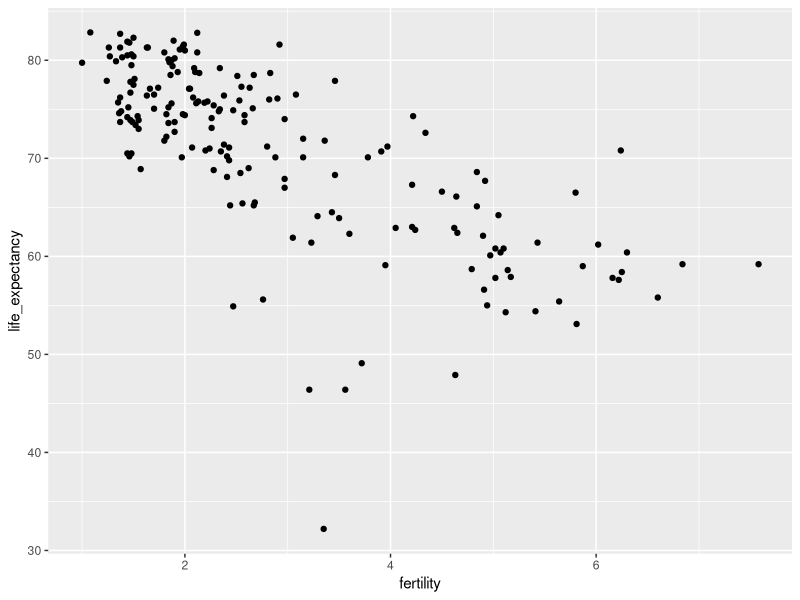
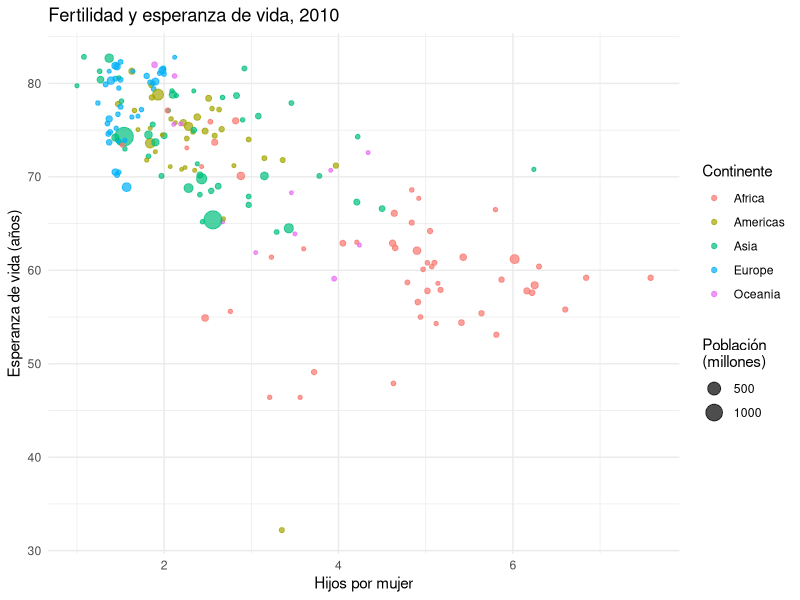
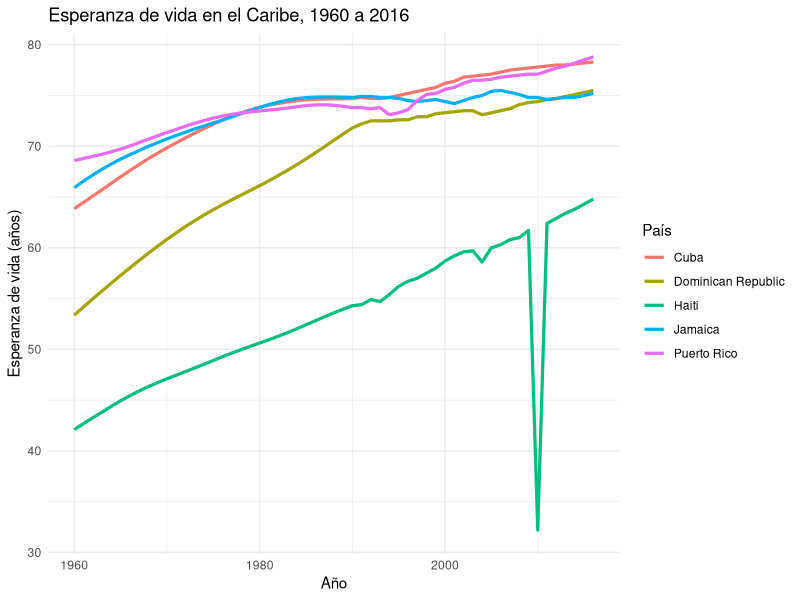

The R source for these figures, in order:
## ---- chunk 1
#| label: preparación
#| include: false
set.seed(42)
library(tidyverse)
library(dslabs)
data(gapminder)
## ---- chunk 2
#| label: calculadora
1 + 2
13 / 2
2 ^ 6
sqrt(81)
## ---- chunk 3
#| label: comentarios
# Esto es un comentario: sirve para explicar el código
10 * 3   # también puede ir al final de una línea
## ---- chunk 4
#| label: objetos
x <- 4
x + 2

isla <- "Puerto Rico"   # texto, entre comillas
isla

bilingüe <- TRUE        # valor lógico
bilingüe
## ---- chunk 5
#| label: vectores
edades <- c(23, 31, 27, 45, 38, 22, 29)

mean(edades)    # media
sd(edades)      # desviación estándar
range(edades)   # mínimo y máximo
length(edades)  # cuántos valores hay
## ---- chunk 6
#| label: cargar
library(tidyverse)  # colección de paquetes para ciencia de datos
library(dslabs)     # datos del libro de Irizarry
data(gapminder)
## ---- chunk 7
#| label: vistazo
glimpse(gapminder)
## ---- chunk 8
#| label: filtrar
gapminder |>
  filter(country %in% c("Puerto Rico", "Cuba", "Dominican Republic", "Jamaica"),
         year %in% c(1970, 1990, 2010)) |>
  select(country, year, life_expectancy, fertility) |>
  arrange(year, country)
## ---- chunk 9
#| label: resumir
gapminder |>
  filter(year == 2010) |>
  mutate(pib_per_cápita = gdp / population) |>
  group_by(continent) |>
  summarise(esperanza_media = mean(life_expectancy, na.rm = TRUE),
            pib_mediano = median(pib_per_cápita, na.rm = TRUE),
            países = n())
## ---- chunk 10
#| label: ggplot-básico
#| fig-width: 8
#| fig-height: 4.5
gapminder |>
  filter(year == 2010) |>
  ggplot(aes(x = fertility, y = life_expectancy)) +
  geom_point()
## ---- chunk 11
#| label: ggplot-capas
#| fig-width: 9
#| fig-height: 5
gapminder |>
  filter(year == 2010) |>
  ggplot(aes(x = fertility, y = life_expectancy,
             colour = continent, size = population / 10^6)) +
  geom_point(alpha = 0.7) +
  labs(title = "Fertilidad y esperanza de vida, 2010",
       x = "Hijos por mujer", y = "Esperanza de vida (años)",
       colour = "Continente", size = "Población\n(millones)") +
  theme_minimal()
## ---- chunk 12
#| label: caribe
#| fig-width: 9
#| fig-height: 4.5
caribe <- c("Puerto Rico", "Cuba", "Dominican Republic", "Jamaica", "Haiti")

gapminder |>
  filter(country %in% caribe) |>
  ggplot(aes(x = year, y = life_expectancy, colour = country)) +
  geom_line(linewidth = 1.1) +
  labs(title = "Esperanza de vida en el Caribe, 1960 a 2016",
       x = "Año", y = "Esperanza de vida (años)", colour = "País") +
  theme_minimal()
